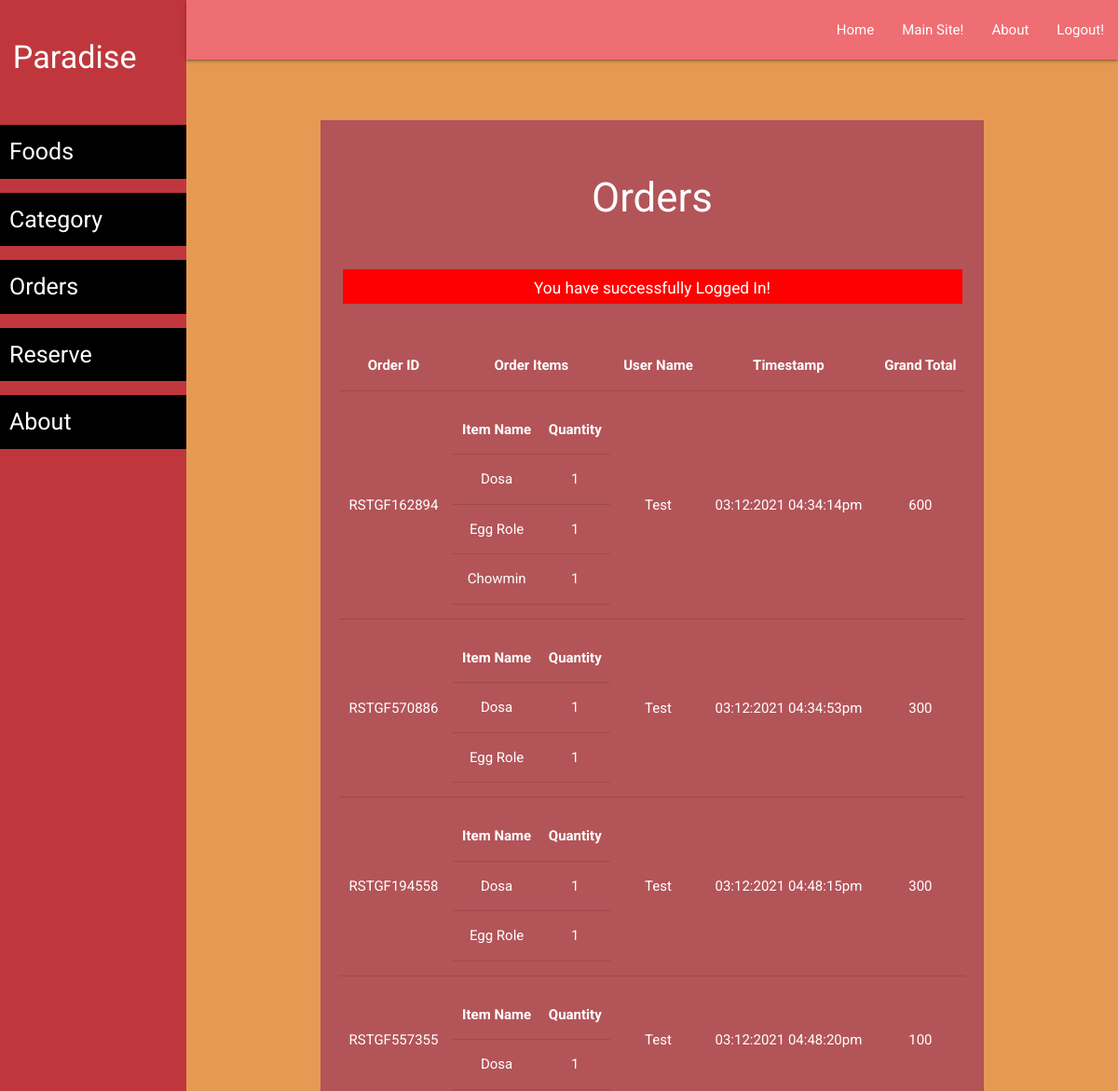
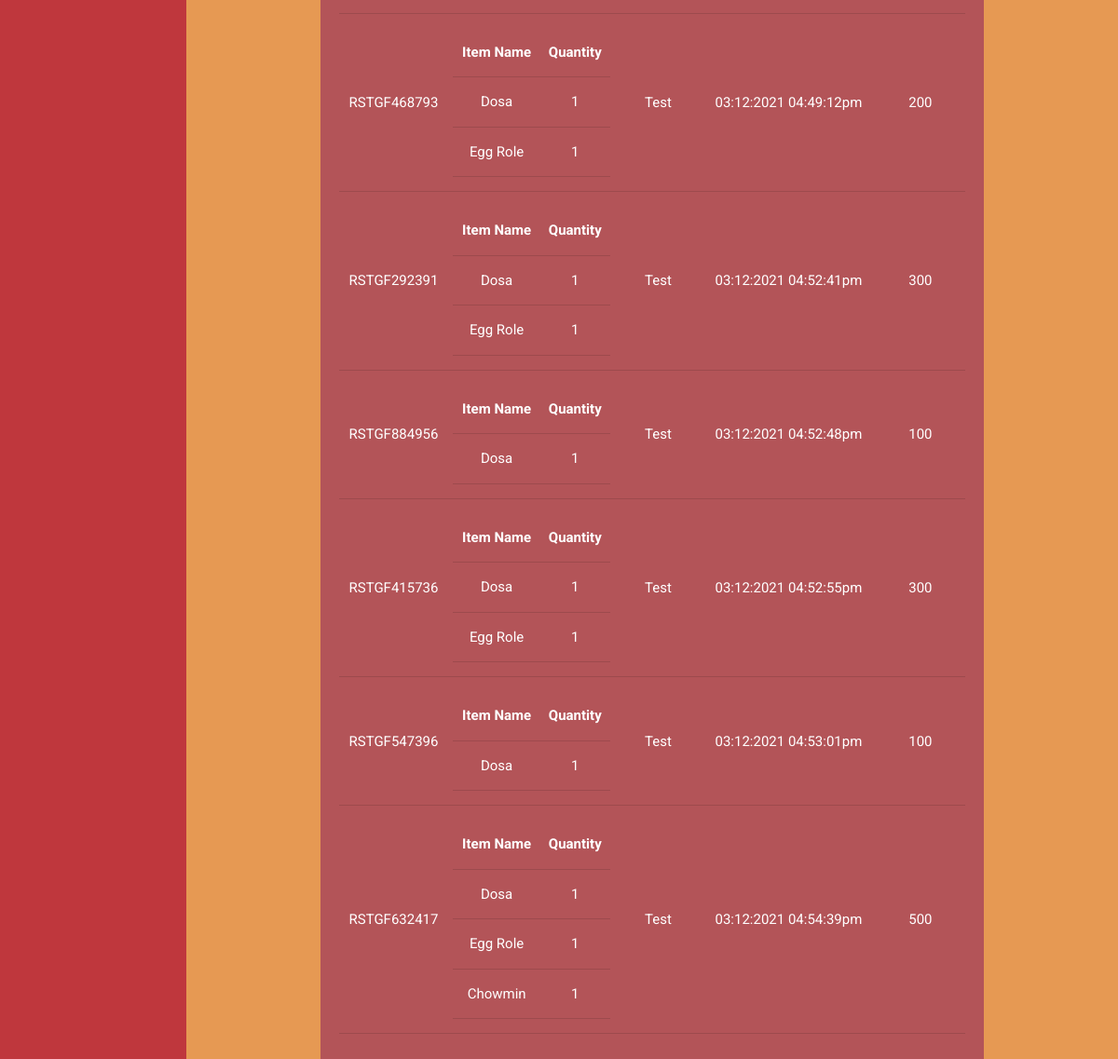
Page /admin/order-list.php (signed in) on the committed database (2 pictures, top to bottom).
### tables this page shows
CREATE TABLE `orders` (
  `id` int(11) NOT NULL,
  `order_id` varchar(20) NOT NULL,
  `user_id` varchar(10) NOT NULL,
  `user_cart_id` varchar(10) NOT NULL,
  `user_name` varchar(100) NOT NULL,
  `timestamp` varchar(50) NOT NULL,
  `total` int(11) NOT NULL
);

CREATE TABLE `cart` (
  `id` int(11) NOT NULL,
  `user_id` varchar(10) NOT NULL,
  `food_item` varchar(100) NOT NULL,
  `quantity` int(11) NOT NULL,
  `user_cart_id` int(11) NOT NULL
);

CREATE TABLE `food` (
  `id` int(11) NOT NULL,
  `cat_id` int(10) NOT NULL,
  `fname` varchar(50) NOT NULL,
  `description` varchar(250) NOT NULL,
  `price` int(11) NOT NULL
);

### admin/order-list.php (the view, shortened to what this page needs)
<?php require('layout/header.php'); ?>
<?php require('layout/left-sidebar-long.php'); ?>
<?php require('layout/topnav.php'); ?>
<?php require('layout/left-sidebar-short.php'); ?>
<?php
  require('../backends/connection-pdo.php');
  $sql = 'SELECT * FROM orders';
  $query  = $pdoconn->prepare($sql);
  $query->execute();
  $arr_all = $query->fetchAll(PDO::FETCH_ASSOC);
?>
<div class="section white-text" style="background: #B35458;">
	<div class="section">
		<h3>Orders</h3>
	</div>
  <?php
    if (isset($_SESSION['msg'])) {
        echo '<div class="section center" style="margin: 5px 35px;"><div class="row" style="background: red; color: white;">
        <div class="col s12">
            <h6>'.$_SESSION['msg'].'</h6>
            </div>
        </div></div>';
    }
  ?>
	<div class="section center" style="padding: 20px;">
		<table class="centered responsive-table">
        <thead>
          <tr>
              <th>Order ID</th>
              <th>Order Items</th>
              <th>User Name</th>
              <th>Timestamp</th>
              <th>Grand Total</th>
          </tr>
        </thead>
        <tbody>
          <?php foreach ($arr_all as $key) {
            $temp = $key['user_cart_id'];
            $sql2 = "SELECT * FROM cart WHERE user_cart_id = '$temp'";
            $query2  = $pdoconn->prepare($sql2);
            $query2->execute();
            $items_array = $query2->fetchAll(PDO::FETCH_ASSOC);
          ?>
            <tr>
              <td><?php echo $key['order_id']; ?></td>
              <td>
              <table class="centered responsive-table">
                <thead>
                  <tr>
                      <th>Item Name</th>
                      <th>Quantity</th>
                  </tr>
                </thead>
                <tbody>
                  <?php foreach ($items_array as $key2) {
                    $temp2 = $key2['food_item'];
                    $sql3 = "SELECT * FROM food WHERE id = '$temp2'";
                    $query3  = $pdoconn->prepare($sql3);
                    $query3->execute();
                    $items_array2 = $query3->fetchAll(PDO::FETCH_ASSOC);
                    foreach ($items_array2 as $key3) {
                      $foodname = $key3['fname'];
                    }
                  ?>
                    <tr>
                      <td><?php echo $foodname; ?></td>
                      <td><?php echo $key2['quantity']; ?></td>
                    </tr>
                  <?php } ?>
                </tbody>
              </table>
              </td>
              <td><?php echo $key['user_name']; ?></td>
              <td><?php echo $key['timestamp']; ?></td>
              <td><?php echo $key['total']; ?></td>
            </tr>
          <?php } ?>
        </tbody>
      </table>
	</div>
</div>
<?php require('layout/footer.php'); ?>

### css/form-style.css (style rules this page uses)
body { background: #e69953; font-family: "Roboto", sans-serif; -webkit-font-smoothing: antialiased; -moz-osx-font-smoothing: grayscale; }
.row { margin-bottom: 0 !important; }
.col { padding: 0 !important; }

### rows in the picture
orders: order "RSTGF162894", user_name "Test", timestamp "03:12:2021 04:34:14pm", total "600"
cart: food.fname "Dosa", quantity "1"
cart: food.fname "Egg Role", quantity "1"
cart: food.fname "Chowmin", quantity "1"
orders: order "RSTGF570886", user_name "Test", timestamp "03:12:2021 04:34:53pm", total "300"
cart: quantity "1"
food: fname "Dosa"
cart: quantity "1"
food: fname "Egg Role"
orders: order "RSTGF194558", user_name "Test", timestamp "03:12:2021 04:48:15pm", total "300"
cart: quantity "1"
cart: quantity "1"
orders: order "RSTGF557355", user_name "Test", timestamp "03:12:2021 04:48:20pm", total "100"
cart: quantity "1"
orders: order "RSTGF468793", user_name "Test", timestamp "03:12:2021 04:49:12pm", total "200"
cart: quantity "1"
cart: quantity "1"
orders: order "RSTGF292391", user_name "Test", timestamp "03:12:2021 04:52:41pm", total "300"
cart: quantity "1"
cart: quantity "1"
orders: order "RSTGF884956", user_name "Test", timestamp "03:12:2021 04:52:48pm", total "100"
cart: quantity "1"
orders: order "RSTGF415736", user_name "Test", timestamp "03:12:2021 04:52:55pm", total "300"
cart: quantity "1"
cart: quantity "1"
orders: order "RSTGF547396", user_name "Test", timestamp "03:12:2021 04:53:01pm", total "100"
cart: quantity "1"
orders: order "RSTGF632417", user_name "Test", timestamp "03:12:2021 04:54:39pm", total "500"
cart: quantity "1"
cart: quantity "1"
cart: quantity "1"
food: fname "Chowmin"

### other values in the picture
$_SESSION['msg'] "You have successfully Logged In!"
